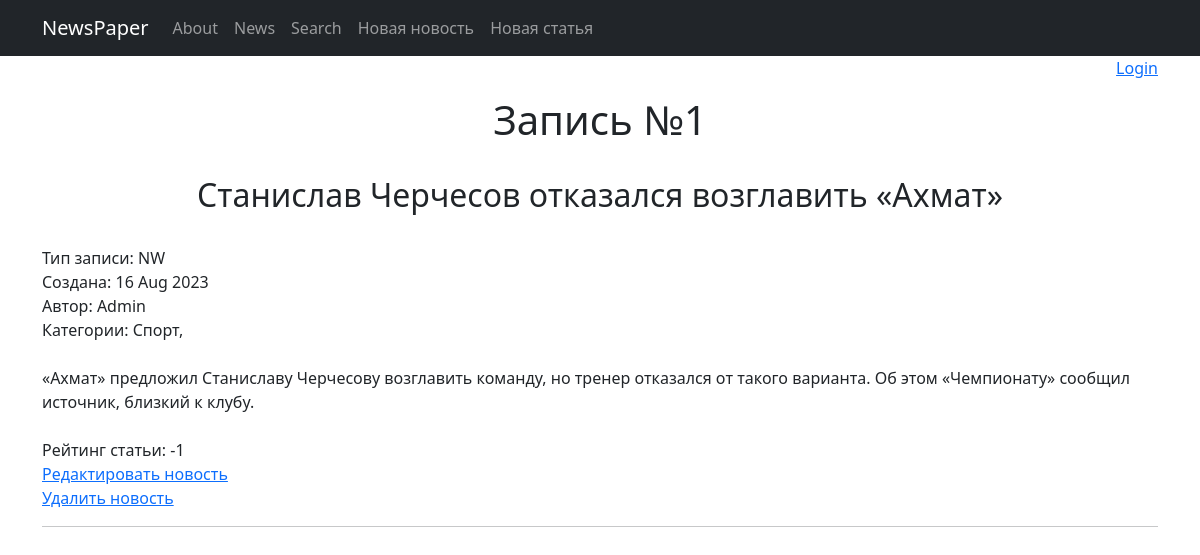
Screenshot of /news/1 with the database file from the repository.
### news/models.py (models this page shows, shortened)
class Post(models.Model):
    CAT_CHOICE = (('NW', 'Новость'), ('AR', 'Статья'))
    author = models.ForeignKey(Author, on_delete=models.CASCADE)
    news_type = models.CharField(max_length=2, choices=CAT_CHOICE, verbose_name='Категория')
    create_date = models.DateTimeField(auto_now_add=True)
    cat_subject = models.ManyToManyField(Category, through='PostCategory', verbose_name='Подкатегория')
    article_header = models.CharField(max_length=255, verbose_name='Заголовок')
    article_text = models.TextField(verbose_name='Текст статьи')
    article_rating = models.SmallIntegerField(default=0)
    class Meta:
        verbose_name = 'Новость'
        verbose_name_plural = 'Новости'

class Author(models.Model):
    name = models.OneToOneField(User, on_delete=models.CASCADE)
    author_rating = models.SmallIntegerField(default=0)

class Category(models.Model):
    subject = models.CharField(max_length=32, unique=True, verbose_name='Категория')
    def __str__(self):
        return f'{self.subject}'

### news/views.py (the view)
# urls.py: path('<int:pk>', PostDetail.as_view(), name="Post"),
class PostDetail(DetailView):
    model = Post
    template_name = 'post.html'
    context_object_name = 'post'

### news/templatetags/custom_filters.py (called while the page is built)
@register.filter()
def censor(value):
    mat_list = ('хуй', 'хуев', 'хуё', 'хуи', 'хуя', 'пизд', 'бля', 'муда', 'пидор', 'пидар')
    for i in mat_list:
        if i in value.lower():
            value = value.replace(i, "***")
    return f'{value}'

### news/templates/post.html (shortened to what this page needs)
{% extends 'flatpages/default.html' %}
{% load custom_filters %}
{% block content %}
<p align="center">
<h1>Запись №{{ post.id }}</h1><br>
<h2>{{ post.article_header|censor }}</h2>
<br>
<p align="left">
Тип записи: {{ post.news_type }} <br>
Создана: {{ post.create_date|date:'d M Y' }}<br>
Автор: {{ post.author.name.username }}<br>
Категории:
    {% for category in post.cat_subject.all %}
        {{ category }},
    {% endfor %}
<br><br>
  {{ post.article_text|censor }}
<br><br>
Рейтинг статьи: {{ post.article_rating }}
{% if post.news_type == 'NW' %}
  <br>
 <a href="../news/{{ post.id }}/edit"> Редактировать новость</a><br>
 <a href="../news/{{ post.id }}/delete"> Удалить новость</a>
{% elif post.news_type == 'AR' %}
  <br>
 <a href="../articles/{{ post.id }}/edit"> Редактировать статью</a><br>
 <a href="../articles/{{ post.id }}/delete"> Удалить статью</a>
{% endif %}
    <hr>
{% endblock content %}

### rows the page displays
Post: id "1", article_header|censor "Станислав Черчесов отказался возглавить «Ахмат»", news_type "NW", create_date "16 Aug 2023", author.name.username "Admin", article_text|censor "«Ахмат» предложил Станиславу Черчесову возглавить команду, но тренер отказался от такого варианта. Об этом «Чемпионату» сообщил источник, близкий к клубу.", article_rating "-1"
Category: subject "Спорт"
